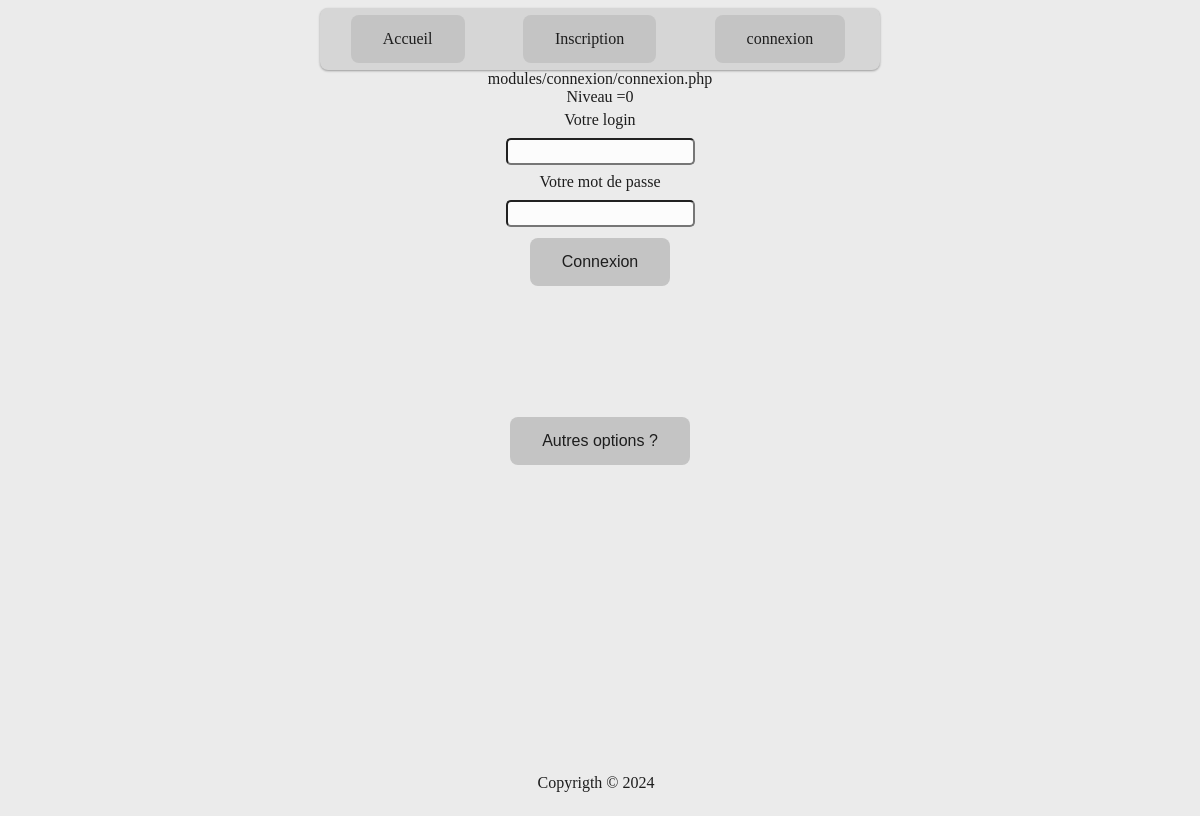
The app's page /index.php?idNav=924163255021 with its own data.
### tables this page shows
CREATE TABLE `navigation` (
  `idNav` int NOT NULL,
  `nomNav` varchar(30) NOT NULL,
  `cheminNav` varchar(80) NOT NULL,
  `menuVisible` tinyint(1) NOT NULL,
  `zoneMenu` int NOT NULL,
  `ordre` tinyint NOT NULL,
  `niveau` tinyint(1) NOT NULL,
  `valide` tinyint(1) NOT NULL DEFAULT '1',
  `deroulant` tinyint NOT NULL DEFAULT '0',
  `targetRoute` varchar(22) NOT NULL DEFAULT '0',
  `idModule` int DEFAULT NULL
);

### modules/navigation/bandeau.php (called while the page is built)
<?php
  require 'modules/navigation/objets/getNavigation.php';
  require 'modules/navigation/objets/printNavigation.php';
  $readNav = new PrintNavigation();
  if(isset($_SESSION['role'])) {
      $dataNavBandeau = $readNav->getNav($_SESSION['role']);
  } else {
      $dataNavBandeau = $readNav->getNav(0);
  }
  $readNav->bandeauHaut($dataNavBandeau);

### index.php (called while the page is built, shortened)
<?php
include 'path.php';
include   $cheminFonctions.'fonctionsDB.php';
include   $cheminFonctions.'formFunction.php';
include   $cheminCorps.'head.php';
include   $cheminCorps.'navHigh.php';
include   $cheminCorps.'main.php';
include   $cheminCorps.'foot.php';

### objets/RCUD copy.php (called while the page is built, shortened)
<?php
class RCUD {
  protected $serverName = "localhost:Port";
  protected $userName = "<UserNameDB>";
  protected $password = "<PassWordUserNameDB>";
  protected $dbName = ["graine1901", ""];
  private $sql;
  private $param;
  public function __construct($sql, $param) {
    $this->sql = $sql;
    $this->param = $param;
  }
  public function READ($type) {
    try {
      $conn = new PDO("mysql:host=$this->serverName;dbname=".$this->dbName[$type], $this->userName, $this->password);
      $conn->setAttribute(PDO::ATTR_ERRMODE, PDO::ERRMODE_EXCEPTION);
    } catch(PDOException $e) {
     echo "Error: " . $e->getMessage();
    }
    $data = $conn->prepare($this->sql);
    foreach ($this->param as $key) {
      $data->bindParam($key['prep'],$key['variable']);
    }
    $data->execute();
    $data->setFetchMode(PDO::FETCH_ASSOC);
    $dataTraiter = $data->fetchAll();
    return $dataTraiter;
  }
}

### objets/actionRCUD.php (called while the page is built, shortened)
<?php
class ActionDB {
  public static function select ($SQL, $Param, $type = 0) {
    $read = new RCUD($SQL, $Param);
    return $read->READ($type);
  }
}

### modules/navigation/objets/getNavigation.php (called while the page is built, shortened)
<?php
Class GetNavigation {
  public function getNav($zoneMenu) {
    $select = "SELECT `nomNav`, `cheminNav`, `zoneMenu`, `ordre`, `niveau`, `valide`, `deroulant`, `targetRoute`
    FROM `navigation`
    WHERE `valide` = 1 AND `niveau` = :niveau AND `menuVisible` = 1 AND `zoneMenu` = 0
    ORDER BY `ordre` ASC";
    $param = [['prep'=>':niveau', 'variable'=>$zoneMenu]];
    return ActionDB::select($select, $param);
  }
  public function getContenus($idNav) {
    $select = "SELECT  `cheminNav`,  `niveau`, `targetRoute` FROM `navigation` WHERE `targetRoute` = :targetRoute AND  `valide` = 1";
    $param = [['prep'=>':targetRoute', 'variable'=>$idNav]];
    return ActionDB::select($select, $param);
  }
}

### modules/navigation/objets/printNavigation.php (the view, shortened to what this page needs)
<?php
Class PrintNavigation extends GetNavigation {
  public function bandeauHaut($variable){
    echo '<nav class="nav menu"><ul class="navigationBandeau">';
      foreach ($variable as $value) {
        if(($value['zoneMenu'] == 0)&&($value['deroulant'] == 0)) {
          echo '<li><a href="index.php?idNav='.$value['targetRoute'].'">'.$value['nomNav'].'</a></li>';
        }
      }
    echo '</ul>
    </nav>';
  }
}

### affichages/main.php (shortened to what this page needs)
<?php
class ControlerAffichage {
  public static function displayNav($data, $session) {
      function dev($route, $dev, $level) {
        if($dev){echo $route;
        echo '<br/>Niveau ='.$level;}
      }
      $dev = true;
      if (isset($data['idNav'])) {
          $idNav = filter($data['idNav']);
          $readNav = new PrintNavigation();
          $chemin = $readNav->getContenus($idNav);
          if (empty($chemin)) {
              deadEnd();
          } elseif ((empty($session)) && ($chemin[0]['niveau'] == 0)) {
              dev($chemin[0]['cheminNav'], $dev, $chemin[0]['niveau']);
              return $idNav;
          } elseif ((isset($session['role'])) && ($session['role'] == $chemin[0]['niveau'])) {
              dev($chemin[0]['cheminNav'], $dev, $chemin[0]['niveau']);
              include $chemin[0]['cheminNav'];
              return $idNav;
          } else {
              dev($chemin[0]['cheminNav'], $dev, $chemin[0]['niveau']);
              deadEnd();
          }
      } else {
          deadEnd();
      }
  }
}
echo '<main>';
  echo '<section>';
  $idNav = ControlerAffichage::displayNav($_GET, $_SESSION);
echo '</section>';
echo '</main>';

### css/master.css (style rules this page uses)
:root { --main-background-color: rgb(196, 196, 196); --main-background-MagicForm: #c2c2c2; --main-background-navBar: #d6d6d6; --color-select: #1A8921ff; --color-selected: #f0f0f0; --main-border: none; --main-radius:20px; --main-radiusInput: 5px; --main-color: rgb(29, 29, 29); --body-color:rgb(235, 235, 235); --main-padding: 15px 32px; --main-text-align: center; --main-text-decoration: none; --main-display: inline-block; --main-font-size: 16px; --main-cursor: pointer; --main-marginButton: 0.2em; --main-radius: 0.5em; --main-shadow: 2px 4px 5px 1px #151515; --font-family: "IBM Plex Mono", monospace;; --font-family-titleEvent: "IBM Plex Mono", monospace; --font-weight: 500; --font-style: normal; --color-title: #1A8921ff;; --color-subTitle: #1A8921ff;; --padding-sheddulingShop: 0.2em 0 0.2em 0; --color-green: #4f8b36; --color-yellow: #f1df57; --color-chair: #fcfcfc; --color-blueOneChair: #1B384D; --color-red:#cc3915; --color-blood: #700B15; --color-darkGreen: #03470D; --color-orange: #cc3915; --color-neutralBone: #fdfdf8; }
body { display: flex; flex-direction: column; min-height: 100vh; justify-content: space-between; background-color: var(--body-color); color: var(--main-color); }
main { flex:1; text-align: center; }
a { text-decoration: none; }
.nav { box-shadow: rgba(0, 0, 0, 0.12) 0px 1px 3px, rgba(0, 0, 0, 0.24) 0px 1px 2px; background: var(--main-background-navBar); border-radius: var(--main-radius); border: 1px solid var(--main-color-interne); margin-left: 0.5em; margin-right: 0.5em; width: auto; padding: 0.25em; }
.navigationBandeau { list-style: none; display: flex; flex-direction: row; justify-content: space-evenly; align-items: center; }
.navigationBandeau li { padding-left: 0.5em; padding-right: 0.5em; margin-left: 1em; margin-right: 1em; text-align: center; }
.styleListNews, ul { list-style: none; }
a { background-color: var(--main-background-color); border: var(--main-border); border-radius: var(--main-radius); color: var(--main-color); padding: var(--main-padding); text-align: var(--main-text-align); text-decoration: var(--main-text-decoration); display: var(--main-display); font-size: var(--main-font-size); cursor: var(--main-cursor); margin: var(--main-marginButton); }
nav { display: flex; justify-content: center; }
.menu { display: flex; flex-direction: column; flex-wrap: nowrap; align-items: flex-start; }
.menu ul { list-style: none; padding: 0; margin: 0; display: flex; }
.menu ul li { margin-right: 20px; }
.menu ul li a { color: var(--main-color); text-decoration: none; }

### records on screen
navigation: nomNav "Accueil"
navigation: nomNav "Inscription"
navigation: nomNav "connexion", cheminNav "modules/connexion/connexion.php", niveau "0"

### other values on screen
$value['message'] "Votre login"
$value['message'] "Votre mot de passe"
$button "Connexion"
